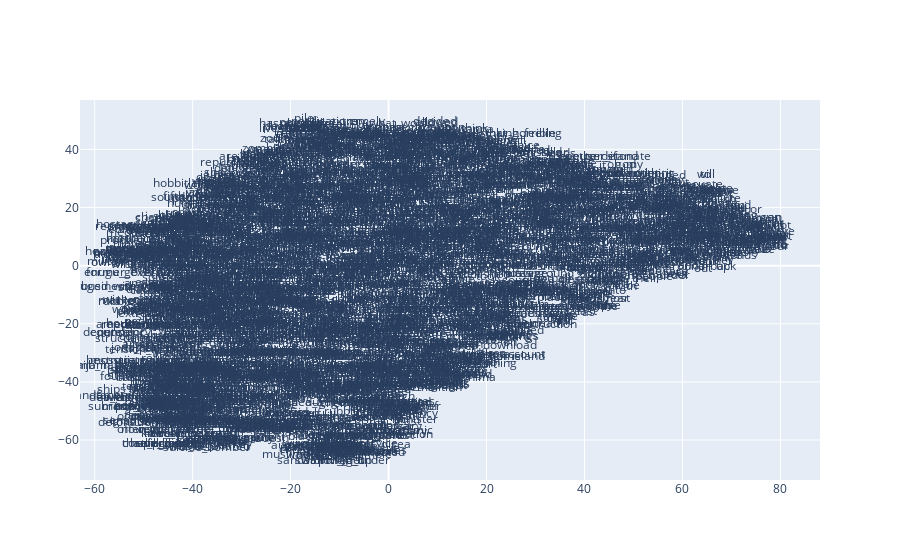

The notebook cell saved with this chart:
### Code cell
x_vals, y_vals, labels = reduce_dimensions(model_ui_bow)
plot_function(x_vals, y_vals, labels)

### Figure 1 — Plotly figure (JSON) as saved in the notebook; plotly's stock layout.template omitted (floating-point values rounded to 4 significant figures; data arrays with more than 128 entries replaced by an {"elided": "..."} marker saying what was removed)
{"data": [{"mode": "text", "text": {"elided": "3563 str values"}, "type": "scatter", "x": {"elided": "3563 float values"}, "y": {"elided": "3563 float values"}}], "layout": {}}
